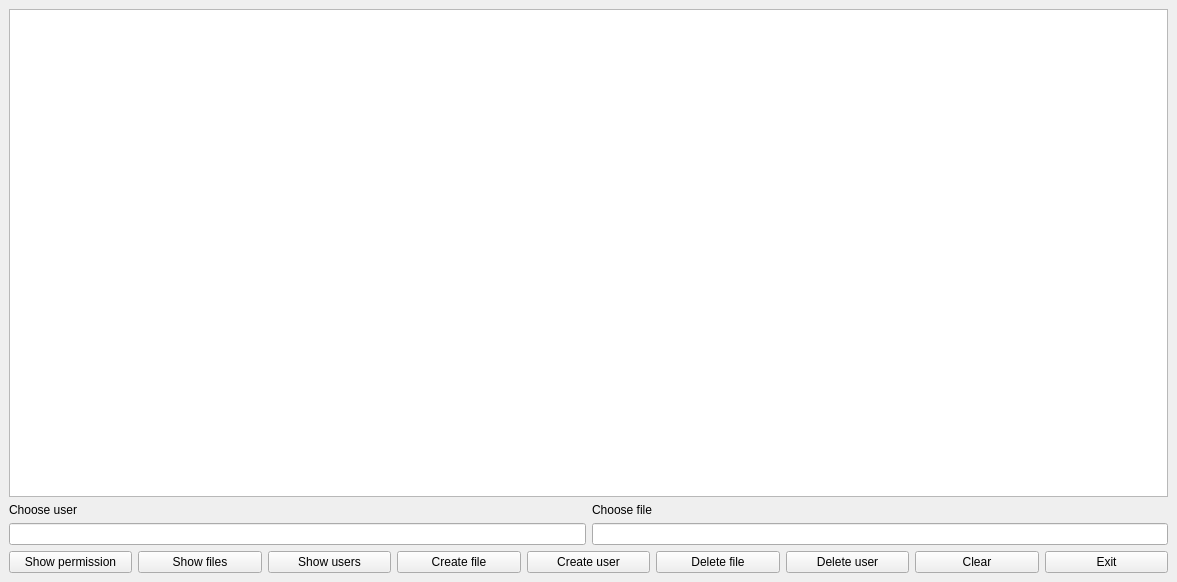
<?xml version="1.0" encoding="UTF-8"?>
<ui version="4.0">
 <class>MainWindow</class>
 <widget class="QMainWindow" name="MainWindow">
  <property name="geometry">
   <rect>
    <x>0</x>
    <y>0</y>
    <width>1177</width>
    <height>582</height>
   </rect>
  </property>
  <property name="windowTitle">
   <string>MainWindow</string>
  </property>
  <widget class="QWidget" name="centralwidget">
   <layout class="QVBoxLayout" name="verticalLayout">
    <item>
     <layout class="QHBoxLayout" name="horizontalLayout">
      <item>
       <widget class="QTextBrowser" name="mainwindow_text_browser"/>
      </item>
     </layout>
    </item>
    <item>
     <layout class="QHBoxLayout" name="horizontalLayout_4">
      <item>
       <layout class="QVBoxLayout" name="verticalLayout_3">
        <item>
         <widget class="QLabel" name="user_label">
          <property name="text">
           <string>Choose user</string>
          </property>
         </widget>
        </item>
        <item>
         <widget class="QLineEdit" name="user_field"/>
        </item>
       </layout>
      </item>
      <item>
       <layout class="QVBoxLayout" name="verticalLayout_2">
        <item>
         <widget class="QLabel" name="file_label">
          <property name="text">
           <string>Choose file</string>
          </property>
         </widget>
        </item>
        <item>
         <widget class="QLineEdit" name="file_field"/>
        </item>
       </layout>
      </item>
     </layout>
    </item>
    <item>
     <layout class="QHBoxLayout" name="horizontalLayout_3"/>
    </item>
    <item>
     <layout class="QHBoxLayout" name="horizontalLayout_2">
      <item>
       <widget class="QPushButton" name="show_permissions_button">
        <property name="text">
         <string>Show permission</string>
        </property>
       </widget>
      </item>
      <item>
       <widget class="QPushButton" name="show_files_button">
        <property name="text">
         <string>Show files</string>
        </property>
       </widget>
      </item>
      <item>
       <widget class="QPushButton" name="show_users_button">
        <property name="text">
         <string>Show users</string>
        </property>
       </widget>
      </item>
      <item>
       <widget class="QPushButton" name="create_file_button">
        <property name="text">
         <string>Create file</string>
        </property>
       </widget>
      </item>
      <item>
       <widget class="QPushButton" name="create_user_button">
        <property name="text">
         <string>Create user</string>
        </property>
       </widget>
      </item>
      <item>
       <widget class="QPushButton" name="delete_file_button">
        <property name="text">
         <string>Delete file</string>
        </property>
       </widget>
      </item>
      <item>
       <widget class="QPushButton" name="delete_user_button">
        <property name="text">
         <string>Delete user</string>
        </property>
       </widget>
      </item>
      <item>
       <widget class="QPushButton" name="clear_button">
        <property name="text">
         <string>Clear</string>
        </property>
       </widget>
      </item>
      <item>
       <widget class="QPushButton" name="exit_button">
        <property name="text">
         <string>Exit</string>
        </property>
       </widget>
      </item>
     </layout>
    </item>
   </layout>
  </widget>
  <widget class="QMenuBar" name="menubar">
   <property name="geometry">
    <rect>
     <x>0</x>
     <y>0</y>
     <width>1177</width>
     <height>21</height>
    </rect>
   </property>
  </widget>
 </widget>
 <resources/>
 <connections/>
</ui>
